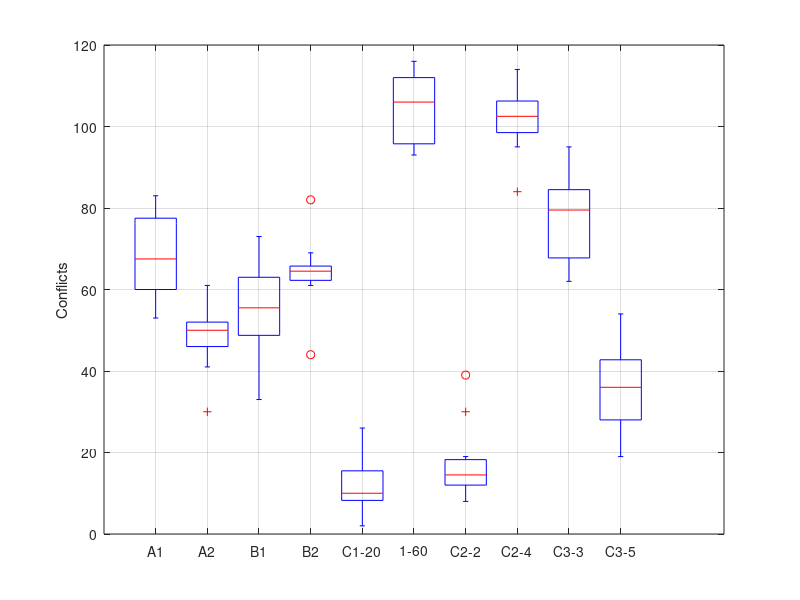

Write MATLAB code to recreate this figure.
A1 = [82	63	78	68	67	83	53	58	59	76]';
A2 = [51	41	49	52	30	49	52	61	45	55]';
B1 = [54	67	33	60	48	57	46	51	64	73]';
B2 = [66	65	62	63	69	44	64	65	82	61]';
C11 = [10	16	16	14	2	8	10	8	26	9]';
C12 = [112	93	112	94	95	107	113	98	116	105]';
C21 = [13	8	12	16	30	16	39	8	19	12]';
C22 = [104	101	98	113	100	95	107	114	84	104]';
C31 = [62	80	89	79	86	73	65	95	80	66]';
C32 = [28	36	44	54	19	28	26	45	36	39]';

figure
boxplot([A1 A2 B1 B2 C11 C12 C21 C22 C31 C32],...
    'labels',{'A1','A2','B1','B2','C1-20','1-60','C2-2','C2-4','C3-3','C3-5'})

grid on
ylabel 'Conflicts'